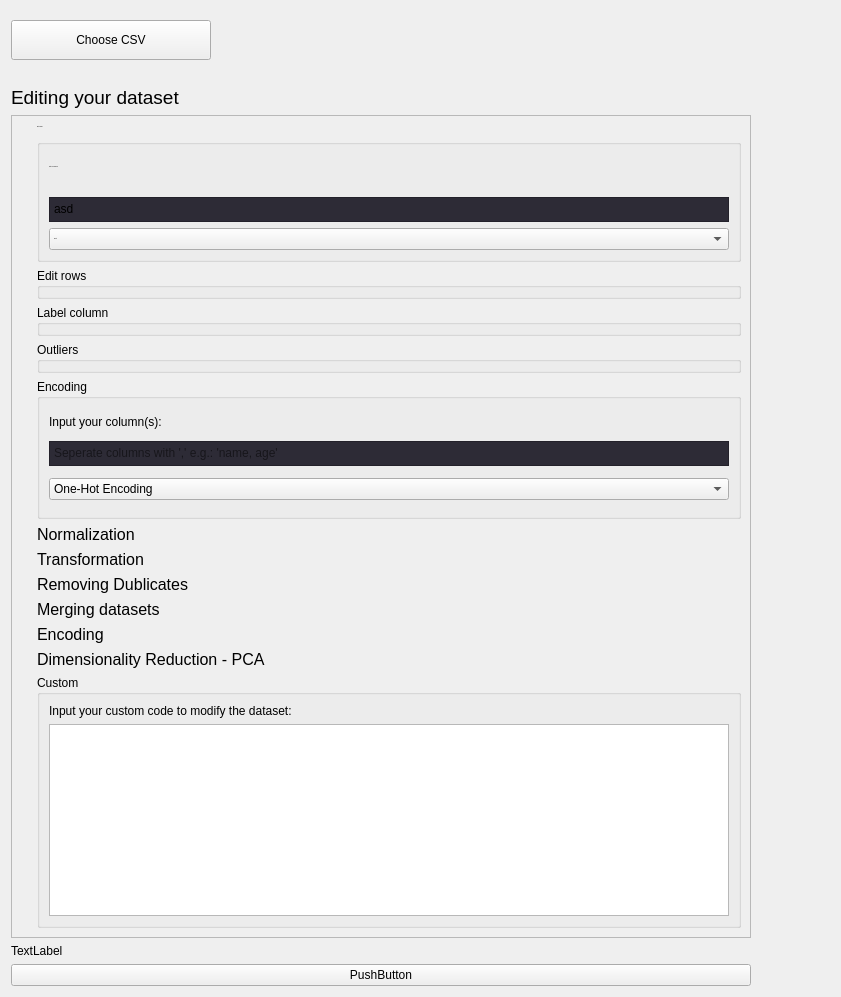
                   <widget class="QWidget" name="scrollAreaWidgetContents">
                    <property name="geometry">
                     <rect>
                      <x>0</x>
                      <y>0</y>
                      <width>841</width>
                      <height>997</height>
                     </rect>
                    </property>
                    <property name="autoFillBackground">
                     <bool>false</bool>
                    </property>
                    <layout class="QVBoxLayout" name="verticalLayout_2">
                     <property name="topMargin">
                      <number>20</number>
                     </property>
                     <property name="rightMargin">
                      <number>90</number>
                     </property>
                     <item>
                      <widget class="QPushButton" name="dataset_csv_button">
                       <property name="minimumSize">
                        <size>
                         <width>200</width>
                         <height>40</height>
                        </size>
                       </property>
                       <property name="maximumSize">
                        <size>
                         <width>200</width>
                         <height>40</height>
                        </size>
                       </property>
                       <property name="text">
                        <string>Choose CSV</string>
                       </property>
                      </widget>
                     </item>
                     <item>
                      <widget class="QLabel" name="dataset_filepath_label">
                       <property name="styleSheet">
                        <string notr="true">color: rgb(166, 166, 166); padding-left:30px;</string>
                       </property>
                       <property name="text">
                        <string/>
                       </property>
                      </widget>
                     </item>
                     <item>
                      <widget class="QLabel" name="label_4">
                       <property name="font">
                        <font>
                         <pointsize>14</pointsize>
                        </font>
                       </property>
                       <property name="text">
                        <string>Editing your dataset</string>
                       </property>
                      </widget>
                     </item>
                     <item>
                      <widget class="QFrame" name="frame_4">
                       <property name="sizePolicy">
                        <sizepolicy hsizetype="Preferred" vsizetype="Expanding">
                         <horstretch>0</horstretch>
                         <verstretch>0</verstretch>
                        </sizepolicy>
                       </property>
                       <property name="minimumSize">
                        <size>
                         <width>0</width>
                         <height>800</height>
                        </size>
                       </property>
                       <property name="frameShape">
                        <enum>QFrame::StyledPanel</enum>
                       </property>
                       <property name="frameShadow">
                        <enum>QFrame::Raised</enum>
                       </property>
                       <layout class="QGridLayout" name="gridLayout_11">
                        <property name="leftMargin">
                         <number>25</number>
                        </property>
                        <item row="13" column="0">
                         <widget class="QLabel" name="label_29">
                          <property name="font">
                           <font>
                            <pointsize>12</pointsize>
                           </font>
                          </property>
                          <property name="text">
                           <string>Encoding</string>
                          </property>
                         </widget>
                        </item>
                        <item row="14" column="0">
                         <widget class="QLabel" name="label_30">
                          <property name="font">
                           <font>
                            <pointsize>12</pointsize>
                           </font>
                          </property>
                          <property name="text">
                           <string>Dimensionality Reduction - PCA</string>
                          </property>
                         </widget>
                        </item>
                        <item row="8" column="0">
                         <widget class="QLabel" name="label_24">
                          <property name="font">
                           <font>
                            <pointsize>12</pointsize>
                           </font>
                          </property>
                          <property name="text">
                           <string>Normalization</string>
                          </property>
                         </widget>
                        </item>
                        <item row="4" column="0">
                         <widget class="QGroupBox" name="groupBox_4">
                          <property name="title">
                           <string>Label column</string>
                          </property>
                          <property name="flat">
                           <bool>true</bool>
                          </property>
                         </widget>
                        </item>
                        <item row="5" column="0">
                         <widget class="QGroupBox" name="groupBox_3">
                          <property name="title">
                           <string>Outliers</string>
                          </property>
                          <property name="flat">
                           <bool>true</bool>
                          </property>
                         </widget>
                        </item>
                        <item row="2" column="0">
                         <widget class="QGroupBox" name="groupBox">
                          <property name="minimumSize">
                           <size>
                            <width>0</width>
                            <height>100</height>
                           </size>
                          </property>
                          <property name="maximumSize">
                           <size>
                            <width>16777215</width>
                            <height>150</height>
                           </size>
                          </property>
                          <property name="font">
                           <font>
                            <pointsize>-1</pointsize>
                           </font>
                          </property>
                          <property name="styleSheet">
                           <string notr="true"/>
                          </property>
                          <property name="title">
                           <string>Edit columns</string>
                          </property>
                          <property name="flat">
                           <bool>true</bool>
                          </property>
                          <layout class="QVBoxLayout" name="verticalLayout_4">
                           <item>
                            <widget class="QLabel" name="label_13">
                             <property name="text">
                              <string>Input your column(s):</string>
                             </property>
                            </widget>
                           </item>
                           <item>
                            <widget class="QTextEdit" name="textEdit_2">
                             <property name="minimumSize">
                              <size>
                               <width>0</width>
                               <height>25</height>
                              </size>
                             </property>
                             <property name="maximumSize">
                              <size>
                               <width>16777215</width>
                               <height>25</height>
                              </size>
                             </property>
                             <property name="styleSheet">
                              <string notr="true">background-color: #2d2b36</string>
                             </property>
                             <property name="html">
                              <string>&lt;!DOCTYPE HTML PUBLIC &quot;-//W3C//DTD HTML 4.0//EN&quot; &quot;http://www.w3.org/TR/REC-html40/strict.dtd&quot;&gt;
&lt;html&gt;&lt;head&gt;&lt;meta name=&quot;qrichtext&quot; content=&quot;1&quot; /&gt;&lt;meta charset=&quot;utf-8&quot; /&gt;&lt;style type=&quot;text/css&quot;&gt;
p, li { white-space: pre-wrap; }
hr { height: 1px; border-width: 0; }
li.unchecked::marker { content: &quot;\2610&quot;; }
li.checked::marker { content: &quot;\2612&quot;; }
&lt;/style&gt;&lt;/head&gt;&lt;body style=&quot; font-family:'Segoe UI'; font-size:9pt; font-weight:400; font-style:normal;&quot;&gt;
&lt;p style=&quot; margin-top:0px; margin-bottom:0px; margin-left:0px; margin-right:0px; -qt-block-indent:0; text-indent:0px;&quot;&gt;asd&lt;/p&gt;&lt;/body&gt;&lt;/html&gt;</string>
                             </property>
                            </widget>
                           </item>
                           <item>
                            <widget class="QComboBox" name="comboBox_2">
                             <item>
                              <property name="text">
                               <string>Delete</string>
                              </property>
                             </item>
                             <item>
                              <property name="text">
                               <string>Add</string>
                              </property>
                             </item>
                             <item>
                              <property name="text">
                               <string>Merge - Aggregate</string>
                              </property>
                             </item>
                            </widget>
                           </item>
                          </layout>
                         </widget>
                        </item>
                        <item row="11" column="0">
                         <widget class="QLabel" name="label_27">
                          <property name="font">
                           <font>
                            <pointsize>12</pointsize>
                           </font>
                          </property>
                          <property name="text">
                           <string>Merging datasets</string>
                          </property>
                         </widget>
                        </item>
                        <item row="3" column="0">
                         <widget class="QGroupBox" name="groupBox_6">
                          <property name="title">
                           <string>Edit rows</string>
                          </property>
                          <property name="flat">
                           <bool>true</bool>
                          </property>
                         </widget>
                        </item>
                        <item row="10" column="0">
                         <widget class="QLabel" name="label_26">
                          <property name="font">
                           <font>
                            <pointsize>12</pointsize>
                           </font>
                          </property>
                          <property name="text">
                           <string>Removing Dublicates</string>
                          </property>
                         </widget>
                        </item>
                        <item row="15" column="0">
                         <widget class="QGroupBox" name="groupBox_5">
                          <property name="title">
                           <string>Custom</string>
                          </property>
                          <property name="flat">
                           <bool>true</bool>
                          </property>
                          <layout class="QGridLayout" name="gridLayout_15">
                           <item row="0" column="0">
                            <widget class="QLabel" name="label_5">
                             <property name="text">
                              <string>Input your custom code to modify the dataset:</string>
                             </property>
                            </widget>
                           </item>
                           <item row="1" column="0">
                            <widget class="QTextEdit" name="textEdit"/>
                           </item>
                          </layout>
                         </widget>
                        </item>
                        <item row="9" column="0">
                         <widget class="QLabel" name="label_25">
                          <property name="font">
                           <font>
                            <pointsize>12</pointsize>
                           </font>
                          </property>
                          <property name="text">
                           <string>Transformation</string>
                          </property>
                         </widget>
                        </item>
                        <item row="6" column="0">
                         <widget class="QGroupBox" name="groupBox_2">
                          <property name="minimumSize">
                           <size>
                            <width>0</width>
                            <height>140</height>
                           </size>
                          </property>
                          <property name="maximumSize">
                           <size>
                            <width>16777215</width>
                            <height>140</height>
                           </size>
                          </property>
                          <property name="title">
                           <string>Encoding</string>
                          </property>
                          <property name="flat">
                           <bool>true</bool>
                          </property>
                          <property name="checkable">
                           <bool>false</bool>
                          </property>
                          <layout class="QVBoxLayout" name="verticalLayout_5">
                           <item>
                            <widget class="QLabel" name="label_14">
                             <property name="maximumSize">
                              <size>
                               <width>16777215</width>
                               <height>15</height>
                              </size>
                             </property>
                             <property name="sizeIncrement">
                              <size>
                               <width>0</width>
                               <height>0</height>
                              </size>
                             </property>
                             <property name="text">
                              <string>Input your column(s):</string>
                             </property>
                            </widget>
                           </item>
                           <item>
                            <widget class="QTextEdit" name="encoding_input">
                             <property name="sizePolicy">
                              <sizepolicy hsizetype="Minimum" vsizetype="Minimum">
                               <horstretch>0</horstretch>
                               <verstretch>0</verstretch>
                              </sizepolicy>
                             </property>
                             <property name="minimumSize">
                              <size>
                               <width>0</width>
                               <height>25</height>
                              </size>
                             </property>
                             <property name="maximumSize">
                              <size>
                               <width>16777215</width>
                               <height>25</height>
                              </size>
                             </property>
                             <property name="styleSheet">
                              <string notr="true">background-color: #2d2b36</string>
                             </property>
                             <property name="html">
                              <string>&lt;!DOCTYPE HTML PUBLIC &quot;-//W3C//DTD HTML 4.0//EN&quot; &quot;http://www.w3.org/TR/REC-html40/strict.dtd&quot;&gt;
&lt;html&gt;&lt;head&gt;&lt;meta name=&quot;qrichtext&quot; content=&quot;1&quot; /&gt;&lt;meta charset=&quot;utf-8&quot; /&gt;&lt;style type=&quot;text/css&quot;&gt;
p, li { white-space: pre-wrap; }
hr { height: 1px; border-width: 0; }
li.unchecked::marker { content: &quot;\2610&quot;; }
li.checked::marker { content: &quot;\2612&quot;; }
&lt;/style&gt;&lt;/head&gt;&lt;body style=&quot; font-family:'Segoe UI'; font-size:9pt; font-weight:400; font-style:normal;&quot;&gt;
&lt;p style=&quot;-qt-paragraph-type:empty; margin-top:0px; margin-bottom:0px; margin-left:0px; margin-right:0px; -qt-block-indent:0; text-indent:0px;&quot;&gt;&lt;br /&gt;&lt;/p&gt;&lt;/body&gt;&lt;/html&gt;</string>
                             </property>
                             <property name="placeholderText">
                              <string>Seperate columns with ',' e.g.: 'name, age'</string>
                             </property>
                            </widget>
                           </item>
                           <item>
                            <widget class="QComboBox" name="comboBox">
                             <property name="styleSheet">
                              <string notr="true"/>
                             </property>
                             <property name="editable">
                              <bool>false</bool>
                             </property>
                             <item>
                              <property name="text">
                               <string>One-Hot Encoding</string>
                              </property>
                             </item>
                             <item>
                              <property name="text">
                               <string>Label Encoding</string>
                              </property>
                             </item>
                            </widget>
                           </item>
                          </layout>
                         </widget>
                        </item>
                       </layout>
                      </widget>
                     </item>
                     <item>
                      <widget class="QLabel" name="label_10">
                       <property name="text">
                        <string>TextLabel</string>
                       </property>
                      </widget>
                     </item>
                     <item>
                      <widget class="QPushButton" name="pushButton_5">
                       <property name="text">
                        <string>PushButton</string>
                       </property>
                      </widget>
                     </item>
                    </layout>
                   </widget>
